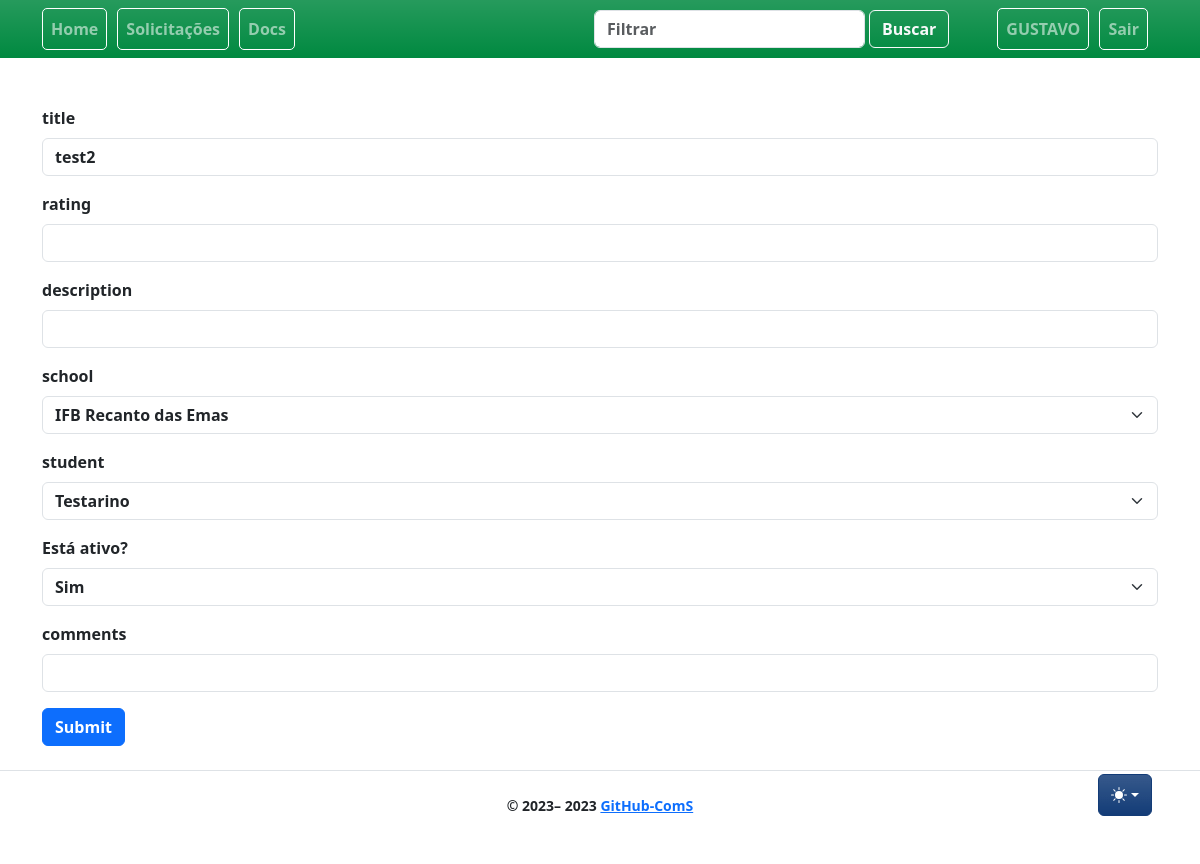
The app's page /linkages/5/edit (signed in), older data.
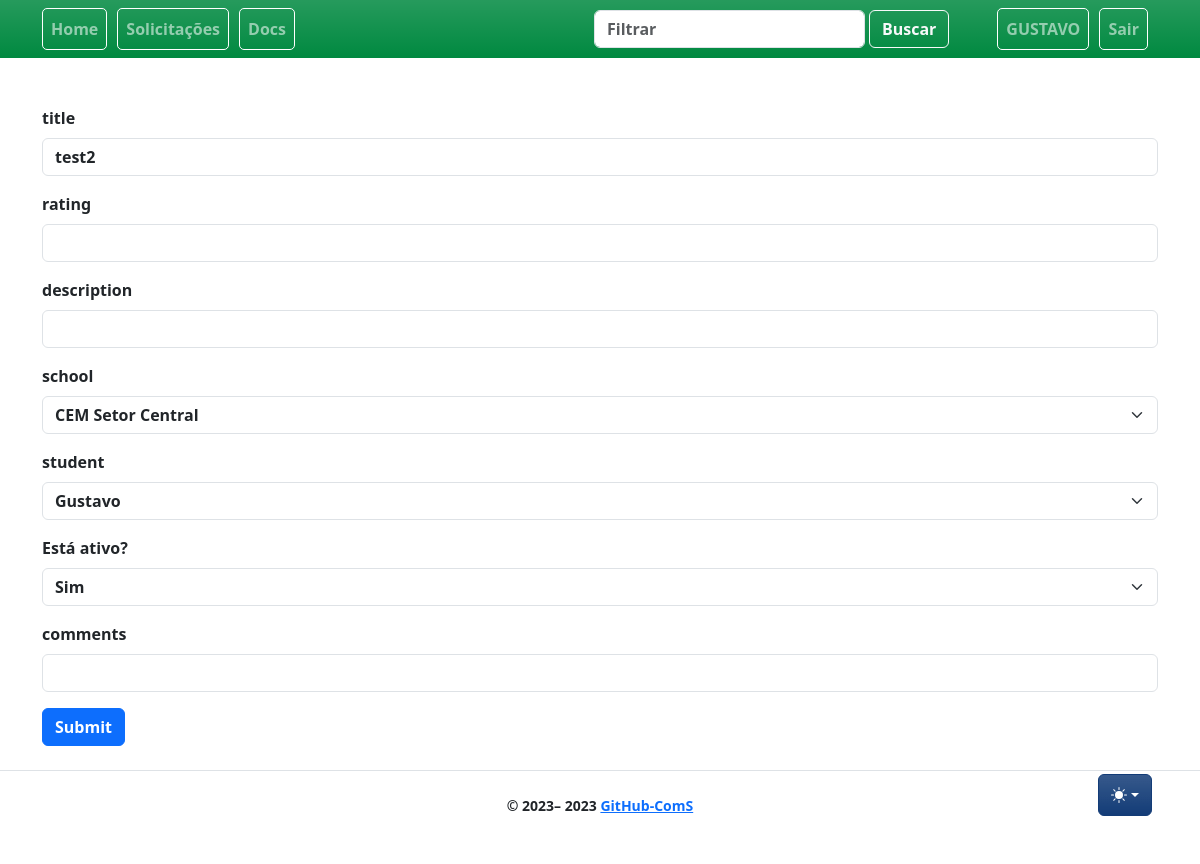
The same page, newer data.
### app/models/linkage.py (models this page shows, shortened)
class Linkage(db.Model):
    __tablename__ = "linkage"
    id = db.Column(db.Integer, primary_key=True)
    title = db.Column(db.String)
    rating = db.Column(db.String(6))
    comments = db.Column(db.String)
    active = db.Column(db.Integer)
    student_id = db.Column(db.Integer, db.ForeignKey("user.id"), nullable=False)
    student = db.relationship("User", backref="linkage", foreign_keys=[student_id], lazy=True)
    school_id = db.Column(db.Integer, db.ForeignKey("school.id"), nullable=False)
    school = db.relationship("School", backref="linkage", foreign_keys=[school_id])
    start_date = db.Column(db.DateTime)
    end_date = db.Column(db.DateTime)
    created_at = db.Column(db.DateTime, nullable=False, default=func.now())
    updated_at = db.Column(
        db.DateTime, nullable=False, default=func.now(), onupdate=func.now()
    )

### app/controllers/linkages_controllers.py (the view)
@bp.route("/<int:id>/edit", methods=["GET"])
def edit(id):
    linkage = db.get_or_404(Linkage, id)
    userform = EditForm(formdata=request.form, obj=linkage)
    userform.student_id.choices = [(user.id, user.name) for user in User.query.filter_by(is_student=True).all()]
    userform.school_id.choices = [(school.id, school.title) for school in School.query.all()]
    return render_template(_j.edit, form=userform, **properties)

### app/controllers/linkages_controllers.py
class EditForm(FlaskForm):
    title = StringField("title", validators=[InputRequired()])
    rating = StringField("rating")
    description = StringField("description")
    school_id = SelectField("school", choices=[])
    student_id = SelectField("student", choices=[])
    active = SelectField("Está ativo?", choices=[(1, 'Sim'), (0, 'Não')])
    comments = StringField("comments")
    submit = SubmitField("Submit")

### app/auth/loaders.py (called while the page is built)
@login_manager.user_loader
def load_user(user_id):
    return User.query.get(int(user_id))

### app/templates/linkages/edit.jinja2 (shortened to what this page needs)
{% extends 'base.jinja2' %}
{% from 'bootstrap5/form.html' import render_form %}
{% block content %}
{{ render_form(form) }}
{% endblock %}

Row changes from the older to the newer data that the page shows:
changed Linkage "test2": school_id "IFB Recanto das Emas" → "CEM Setor Central"; student_id "Testarino" → "Gustavo"
